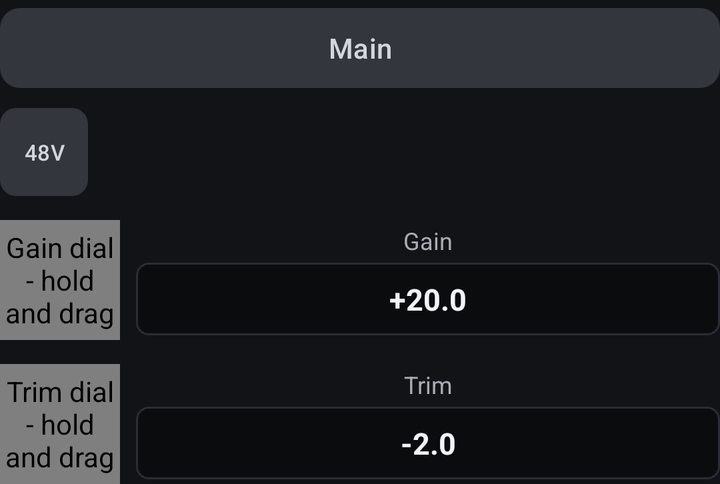
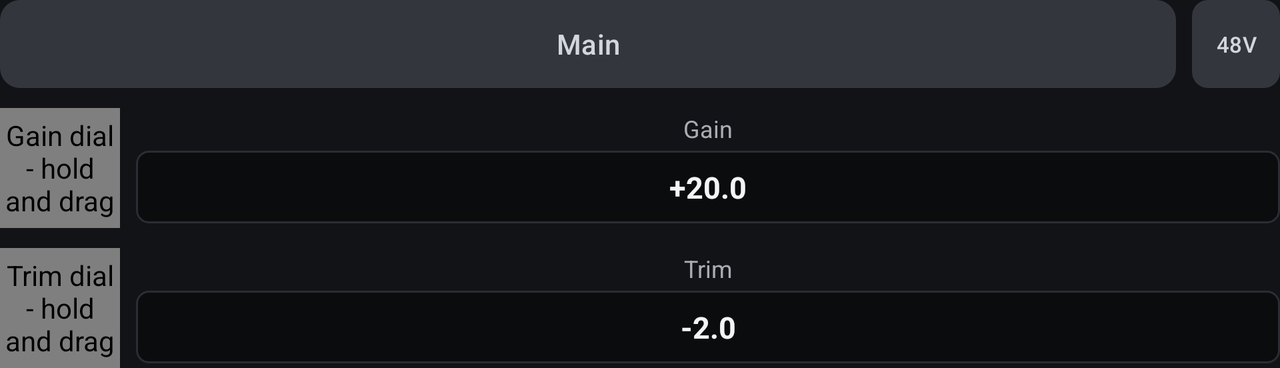

An Android layout and its configuration variant, each rendered on a device that would load it. The default file and the variant file are quoted in full after the pictures.
<!-- AndroidManifest.xml: application theme Theme.CLMix -->
<!-- res/layout/channel_input_column.xml -->
<?xml version="1.0" encoding="utf-8"?>
<LinearLayout xmlns:android="http://schemas.android.com/apk/res/android"
    xmlns:app="http://schemas.android.com/apk/res-auto"
    xmlns:tools="http://schemas.android.com/tools"
    android:layout_width="match_parent"
    android:layout_height="wrap_content"
    android:orientation="vertical">

    
    <com.google.android.material.button.MaterialButton
        android:id="@+id/source_button"
        style="@style/Widget.Material3.Button.TonalButton"
        android:layout_width="match_parent"
        android:layout_height="wrap_content"
        app:cornerRadius="10dp"
        app:backgroundTint="@color/mute_inactive"
        android:textColor="@color/on_mute_inactive"
        tools:text="Main" />

    <com.google.android.material.button.MaterialButton
        android:id="@+id/phantom_button"
        style="@style/Widget.Material3.Button.TonalButton"
        android:layout_width="44dp"
        android:layout_height="44dp"
        android:layout_marginTop="6dp"
        android:layout_marginBottom="12dp"
        android:insetTop="0dp"
        android:insetBottom="0dp"
        android:minWidth="0dp"
        android:minHeight="0dp"
        android:padding="0dp"
        android:text="48V"
        android:textSize="11sp"
        app:cornerRadius="8dp"
        app:backgroundTint="@color/mute_inactive"
        android:textColor="@color/on_mute_inactive" />

    <LinearLayout
        android:layout_width="match_parent"
        android:layout_height="wrap_content"
        android:orientation="horizontal"
        android:gravity="center_vertical"
        android:layout_marginBottom="12dp">

        <com.clmix.DialView
            android:id="@+id/gain_dial"
            android:layout_width="60dp"
            android:layout_height="60dp"
            android:contentDescription="Gain dial - hold and drag" />

        <LinearLayout
            android:layout_width="0dp"
            android:layout_height="wrap_content"
            android:layout_weight="1"
            android:orientation="vertical"
            android:layout_marginStart="8dp">

            <TextView
                android:id="@+id/gain_label"
                android:layout_width="match_parent"
                android:layout_height="wrap_content"
                android:layout_marginBottom="3dp"
                android:gravity="center"
                android:text="Gain"
                android:textSize="12sp"
                android:textColor="@color/on_surface_variant" />

            
            <EditText
                android:id="@+id/gain_value"
                android:layout_width="match_parent"
                android:layout_height="wrap_content"
                android:background="@drawable/value_box"
                android:gravity="center"
                android:paddingVertical="8dp"
                android:maxLines="1"
                android:imeOptions="actionDone"
                android:importantForAutofill="no"
                android:selectAllOnFocus="true"
                android:textSize="15sp"
                android:textStyle="bold"
                android:textColor="#F2F4F8"
                tools:text="+20.0" />

        </LinearLayout>

    </LinearLayout>

    <LinearLayout
        android:layout_width="match_parent"
        android:layout_height="wrap_content"
        android:orientation="horizontal"
        android:gravity="center_vertical">

        <com.clmix.DialView
            android:id="@+id/trim_dial"
            android:layout_width="60dp"
            android:layout_height="60dp"
            android:contentDescription="Trim dial - hold and drag" />

        <LinearLayout
            android:layout_width="0dp"
            android:layout_height="wrap_content"
            android:layout_weight="1"
            android:orientation="vertical"
            android:layout_marginStart="8dp">

            <TextView
                android:id="@+id/trim_label"
                android:layout_width="match_parent"
                android:layout_height="wrap_content"
                android:layout_marginBottom="3dp"
                android:gravity="center"
                android:text="Trim"
                android:textSize="12sp"
                android:textColor="@color/on_surface_variant" />

            
            <EditText
                android:id="@+id/trim_value"
                android:layout_width="match_parent"
                android:layout_height="wrap_content"
                android:background="@drawable/value_box"
                android:gravity="center"
                android:paddingVertical="8dp"
                android:maxLines="1"
                android:imeOptions="actionDone"
                android:importantForAutofill="no"
                android:selectAllOnFocus="true"
                android:textSize="15sp"
                android:textStyle="bold"
                android:textColor="#F2F4F8"
                tools:text="-2.0" />

        </LinearLayout>

    </LinearLayout>

</LinearLayout>
<!-- resources referenced by this layout -->
<resources>
  <color name="mute_inactive">#33363C</color>
  <color name="on_mute_inactive">#D3D6DC</color>
  <color name="on_surface_variant">#A9ACB4</color>
  <!-- drawable value_box (drawable) -->
  <?xml version="1.0" encoding="utf-8"?>
  <shape xmlns:android="http://schemas.android.com/apk/res/android"
      android:shape="rectangle">
      <solid android:color="#0B0C0E" />
      <corners android:radius="6dp" />
      <stroke android:width="1dp" android:color="#2A2D33" />
  </shape>
  <style name="Theme.CLMix" parent="Theme.Material3.Dark.NoActionBar">
          <item name="colorPrimary">@color/primary</item>
          <item name="colorOnPrimary">@color/on_primary</item>
          <item name="colorSecondary">@color/secondary</item>
          <item name="colorOnSecondary">@color/on_secondary</item>
          <item name="android:colorBackground">@color/background</item>
          <item name="colorSurface">@color/surface</item>
          <item name="colorOnSurface">@color/on_surface</item>
          <item name="colorSurfaceVariant">@color/surface_variant</item>
          <item name="colorOnSurfaceVariant">@color/on_surface_variant</item>
          <item name="colorError">@color/mute_active</item>
      </style>
  <color name="primary">#6C93FF</color>
  <color name="on_primary">#0B1530</color>
  <color name="secondary">#3FCF8E</color>
  <color name="on_secondary">#052A18</color>
  <color name="background">#121317</color>
  <color name="surface">#1B1D22</color>
  <color name="on_surface">#ECEDF0</color>
  <color name="surface_variant">#25272E</color>
  <color name="mute_active">#FF6B62</color>
</resources>
<!-- res/layout-land/channel_input_column.xml (the repository's variant of the layout above) -->
<!-- drawn on the phone turned sideways -->
<?xml version="1.0" encoding="utf-8"?>
<LinearLayout xmlns:android="http://schemas.android.com/apk/res/android"
    xmlns:app="http://schemas.android.com/apk/res-auto"
    xmlns:tools="http://schemas.android.com/tools"
    android:layout_width="match_parent"
    android:layout_height="wrap_content"
    android:orientation="vertical">

    <LinearLayout
        android:layout_width="match_parent"
        android:layout_height="wrap_content"
        android:orientation="horizontal"
        android:gravity="center_vertical"
        android:layout_marginBottom="10dp">

        
        <com.google.android.material.button.MaterialButton
            android:id="@+id/source_button"
            style="@style/Widget.Material3.Button.TonalButton"
            android:layout_width="0dp"
            android:layout_height="44dp"
            android:layout_weight="1"
            android:insetTop="0dp"
            android:insetBottom="0dp"
            app:cornerRadius="10dp"
            app:backgroundTint="@color/mute_inactive"
            android:textColor="@color/on_mute_inactive"
            tools:text="Main" />

        <com.google.android.material.button.MaterialButton
            android:id="@+id/phantom_button"
            style="@style/Widget.Material3.Button.TonalButton"
            android:layout_width="44dp"
            android:layout_height="44dp"
            android:layout_marginStart="8dp"
            android:insetTop="0dp"
            android:insetBottom="0dp"
            android:minWidth="0dp"
            android:minHeight="0dp"
            android:padding="0dp"
            android:text="48V"
            android:textSize="11sp"
            app:cornerRadius="8dp"
            app:backgroundTint="@color/mute_inactive"
            android:textColor="@color/on_mute_inactive" />

    </LinearLayout>

    <LinearLayout
        android:layout_width="match_parent"
        android:layout_height="wrap_content"
        android:orientation="horizontal"
        android:gravity="center_vertical"
        android:layout_marginBottom="10dp">

        <com.clmix.DialView
            android:id="@+id/gain_dial"
            android:layout_width="60dp"
            android:layout_height="60dp"
            android:contentDescription="Gain dial - hold and drag" />

        <LinearLayout
            android:layout_width="0dp"
            android:layout_height="wrap_content"
            android:layout_weight="1"
            android:orientation="vertical"
            android:layout_marginStart="8dp">

            <TextView
                android:id="@+id/gain_label"
                android:layout_width="match_parent"
                android:layout_height="wrap_content"
                android:layout_marginBottom="3dp"
                android:gravity="center"
                android:text="Gain"
                android:textSize="12sp"
                android:textColor="@color/on_surface_variant" />

            
            <EditText
                android:id="@+id/gain_value"
                android:layout_width="match_parent"
                android:layout_height="wrap_content"
                android:background="@drawable/value_box"
                android:gravity="center"
                android:paddingVertical="8dp"
                android:maxLines="1"
                android:imeOptions="actionDone|flagNoExtractUi"
                android:importantForAutofill="no"
                android:selectAllOnFocus="true"
                android:textSize="15sp"
                android:textStyle="bold"
                android:textColor="#F2F4F8"
                tools:text="+20.0" />

        </LinearLayout>

    </LinearLayout>

    <LinearLayout
        android:layout_width="match_parent"
        android:layout_height="wrap_content"
        android:orientation="horizontal"
        android:gravity="center_vertical">

        <com.clmix.DialView
            android:id="@+id/trim_dial"
            android:layout_width="60dp"
            android:layout_height="60dp"
            android:contentDescription="Trim dial - hold and drag" />

        <LinearLayout
            android:layout_width="0dp"
            android:layout_height="wrap_content"
            android:layout_weight="1"
            android:orientation="vertical"
            android:layout_marginStart="8dp">

            <TextView
                android:id="@+id/trim_label"
                android:layout_width="match_parent"
                android:layout_height="wrap_content"
                android:layout_marginBottom="3dp"
                android:gravity="center"
                android:text="Trim"
                android:textSize="12sp"
                android:textColor="@color/on_surface_variant" />

            
            <EditText
                android:id="@+id/trim_value"
                android:layout_width="match_parent"
                android:layout_height="wrap_content"
                android:background="@drawable/value_box"
                android:gravity="center"
                android:paddingVertical="8dp"
                android:maxLines="1"
                android:imeOptions="actionDone|flagNoExtractUi"
                android:importantForAutofill="no"
                android:selectAllOnFocus="true"
                android:textSize="15sp"
                android:textStyle="bold"
                android:textColor="#F2F4F8"
                tools:text="-2.0" />

        </LinearLayout>

    </LinearLayout>

</LinearLayout>
